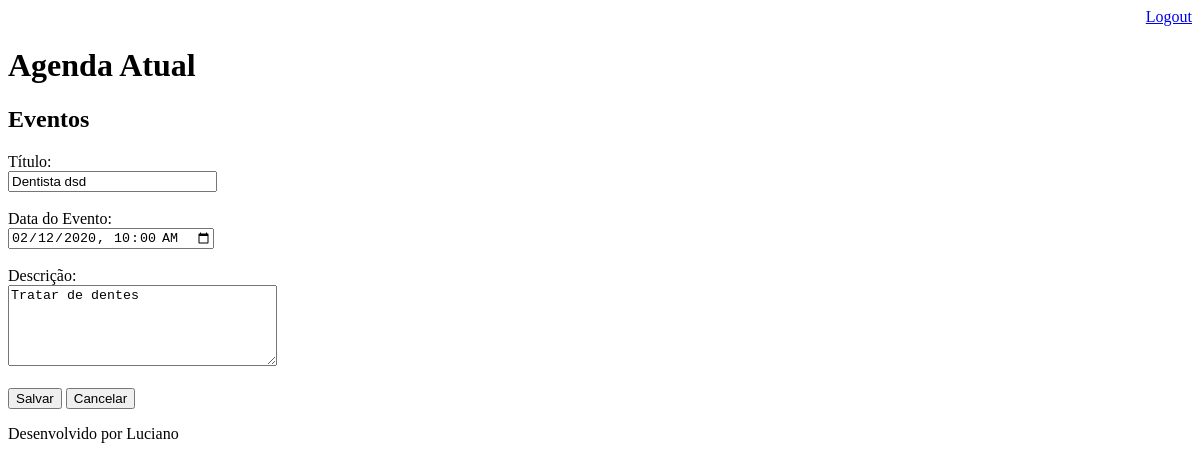
The app's page /agenda/evento/?id=1 (signed in), older data.
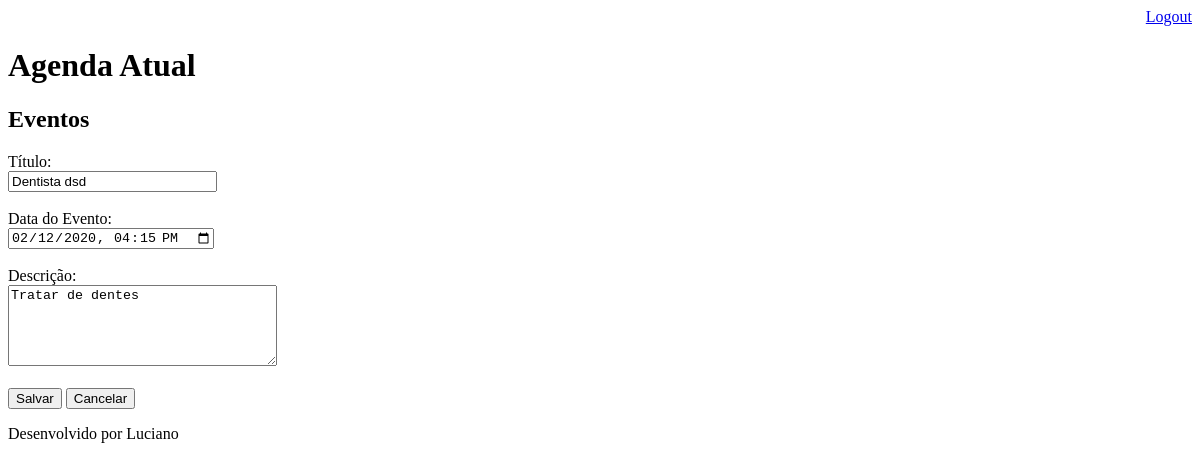
The same page, newer data.
### core/models.py (models this page shows, shortened)
class Evento(models.Model):
    titulo = models.CharField(max_length=100, verbose_name='Título')
    descricao = models.TextField(blank=True, null=True)
    data_evento = models.DateTimeField(verbose_name='Data do Evento')
    data_criacao = models.DateTimeField(auto_now=True, verbose_name='Data de Criação')
    usuario = models.ForeignKey(User, on_delete=models.CASCADE)
    class Meta:
        db_table = 'evento'
    def get_data_input_evento(self):
        return self.data_evento.strftime('%Y-%m-%dT%H:%M')

### core/views.py (the view)
# urls.py: path('agenda/evento/', views.evento),
@login_required(login_url='/login/')
def evento(request):
    id_evento = request.GET.get('id')
    dados = {}
    if id_evento:
        dados['evento'] = Evento.objects.get(id=id_evento)
    return render(request, 'evento.html', dados )

### core/templates/evento.html (shortened to what this page needs)
{% extends "model-page.html" %}
{% block content %}
    <h2>Eventos</h2>
    <form action="submit" method="POST">{% csrf_token %}
        <label>Título: </label>
        <br>
        <input type="text" name="titulo" size="23" value="{{ evento.titulo }}">
        <br><br>
        <label>Data do Evento: </label>
        <br>
        <input type="datetime-local" name="data_evento" value="{{ evento.get_data_input_evento }}">
        <br><br>
        <label>Descrição: </label>
        <br>
        <textarea name="descricao" rows="5" cols="31">{{ evento.descricao }}</textarea>
        <br><br>
        <button type=""submit">Salvar</button>
        <a href="/">
            <button type="button">Cancelar</button>
        </a>
    </form>
{% endblock %}

Row changes from the older to the newer data that the page shows:
changed Evento "Dentista dsd": data_evento "02/12/2020 10:00" → "02/12/2020 16:15"
